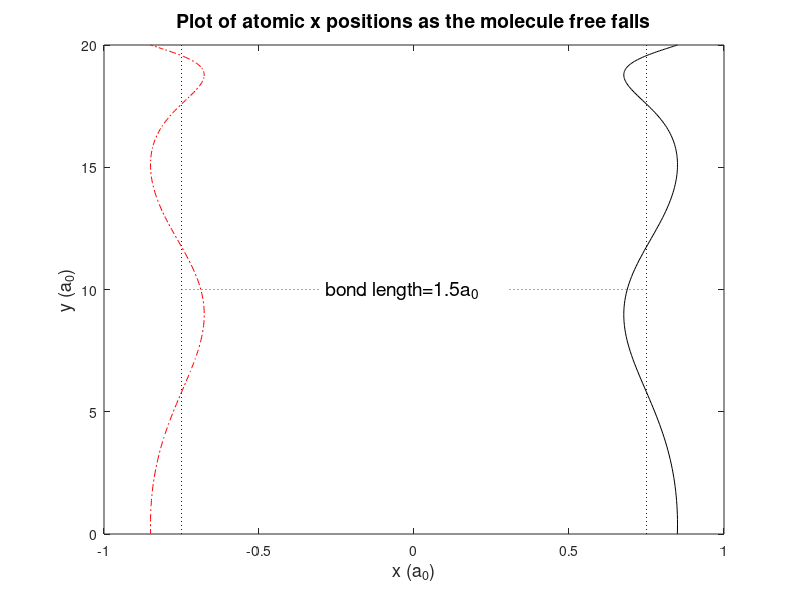

MATLAB code to generate this figure: (Note: this script raises an error after producing the figure.)
%molec_mu.m
%program to plot the coordinates of the atoms of a molecule. The molecular 
%potential model used is a simple 1/x^4-1/x^3 type. The method of successive 
%approximations has been used for the relative coordinate. The center of 
%mass is under the action due to gravity.
clear;
xcm=0.0;              %x center of mass position
v0y=0.0;y0=20.0;g=9.8;%initial y-velocity, and y-position, g=gravity
tmax=v0y/g+sqrt((v0y/g)^2+2*y0/g);%time to reach ground is used for tmax
xb=3/2;         %equilibrium relative coordinate (molecule bond length)
xi=0.2;         %initial position measured from equilibrium
t=[0:0.01:tmax];%time array
A1=9*(-1+sqrt(1+32*xi/9))/16;                 %A1, at t=0 x-xb=xi
x=xb+A1*cos(2*pi*t)+4*A1^2*(3-cos(4*pi*t))/9; %relative coordinate
ycm=y0+v0y*t-0.5*g*t.^2;                      %y-center of mass position
x1=xcm-0.5*x; x2=xcm+0.5*x;                   %coordinates of the atoms
plot (x1,ycm,'r-.')                           %1st atom x,y positions
hold on
plot (x2,ycm,'k')                             %2nd atom x,y positions
xlabel('x (a_0)','FontSize',13), ylabel('y (a_0)','FontSize',13)
title('Plot of atomic x positions as the molecule free falls','FontSize',14)
line([-xb/2,-xb/2],[0,y0],'color','blue','LineStyle',':') %atom1 ave x
line([xb/2,xb/2],[0,y0],'color','blue','LineStyle',':')   %atom2 ave x
line([-xb/2,-xb/2*(1-0.6)],[y0/2,y0/2],'LineStyle',':')   %bond length
line([xb/2,xb/2*(1-0.6)],[y0/2,y0/2],'LineStyle',':')     %bond length
str=cat(2,' bond length=',num2str(xb,3),'a_0');
text(-xb/2*(1-0.6),y0/2,str,'FontSize',14);
h=legend('1st atom','2nd atom',0); set(h,'FontSize',14)
